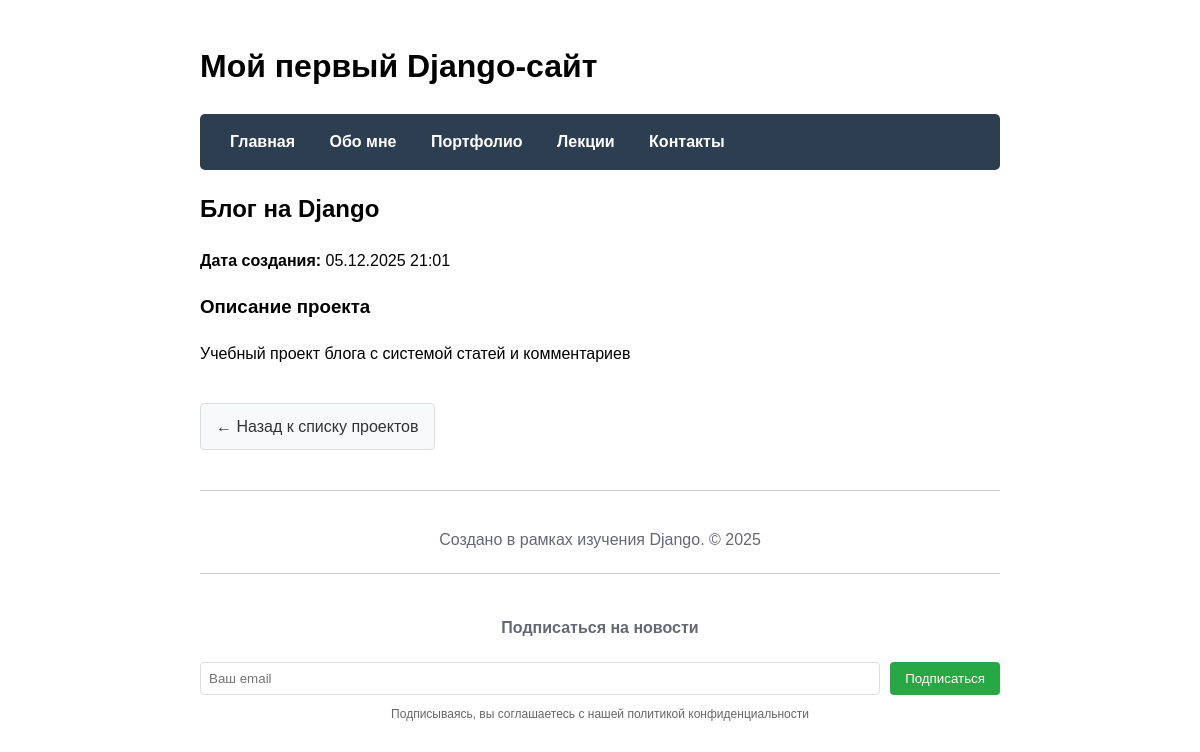
Page /portfolio/2/ on the committed database.
### main/models.py (models this page shows, shortened)
class Project(models.Model):
    title = models.CharField(max_length=200, verbose_name='Название проекта')
    description = models.TextField(verbose_name='Описание проекта')
    created_at = models.DateTimeField(auto_now_add=True, verbose_name='Дата создания')
    class Meta:
        verbose_name = 'Проект'
        verbose_name_plural = 'Проекты'

### main/views.py (the view)
def project_detail(request, project_id):
    project = get_object_or_404(Project, id=project_id)
    context = {
        'title': project.title,
        'project': project
    }
    return render(request, 'main/project_detail.html', context)

### main/templates/main/project_detail.html
{% extends 'main/layout.html' %}
{% block content %}
<div class="project-detail">
    <h2>{{ project.title }}</h2>
    <div class="project-meta">
        <p><strong>Дата создания:</strong> {{ project.created_at|date:"d.m.Y H:i" }}</p>
    </div>
    <div class="project-description">
        <h3>Описание проекта</h3>
        <p>{{ project.description }}</p>
    </div>
    <div class="project-actions">
        <a href="{% url 'portfolio' %}" class="btn-back">← Назад к списку проектов</a>
    </div>
</div>
{% endblock %}

### main/templates/main/layout.html (style rules this page uses)
body { font-family: Arial, sans-serif; max-width: 800px; margin: 0 auto; padding: 20px; line-height: 1.6; }
.btn-back { display: inline-block; padding: 10px 15px; background-color: #f8f9fa; border: 1px solid #ddd; border-radius: 4px; text-decoration: none; color: #333; margin-top: 20px; }
.project-detail { max-width: 800px; margin: 0 auto; }

### rows in the picture
Project: title "Блог на Django", created_at "05.12.2025 21:01", description "Учебный проект блога с системой статей и комментариев"
